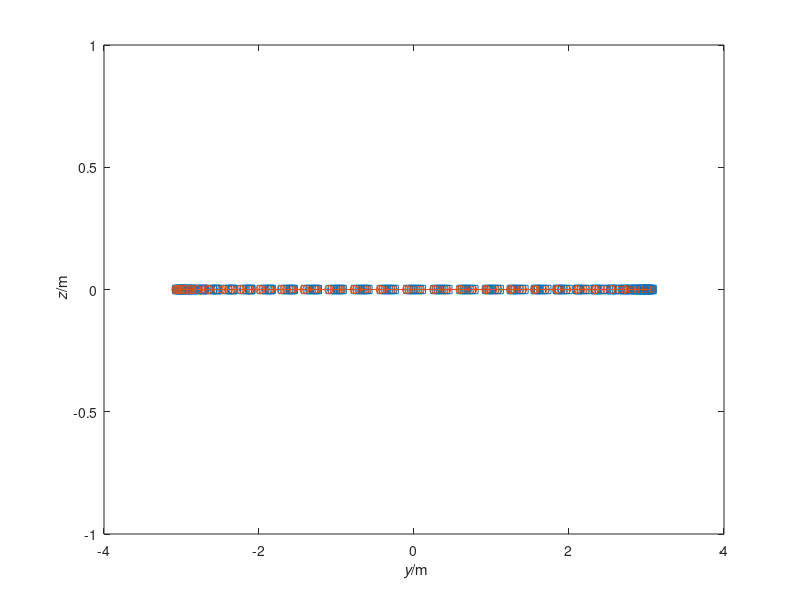

The MATLAB script that drew this image:
%%% hooke_spring.m
%% Simulation of two bodies connected by Hookean spring in 2D
%% SI units used throughout
%% Coordinates (y,z)
%%%% Constants
ma = 2; % mass of object a
mb = 2; % mass of object b
g = 9.80665; % gravitational acceleration
k = 5; % spring constant
%%
Gya = 0; Gza = -ma*g*0; % gravity supply on object a
Gyb = 0; Gzb = -mb*g*0; % gravity supply on object b
%%
t1 = 10; % final time
dt = 0.001; % time step
%%%% STATE: y,z,vy,vz for a and b; initial conditions
t = 0; % initial time
ya = -3; za = 0; % initial position of object a
yb = 3; zb = 0; % initial position of object a
vya = 0; vza = 0; % initial velocity of object a
vyb = 0; vzb = 0; % initial velocity of object b
%% %@
%%%% Plot & saving
%% adjust final time if not multiple of timestep
t1 = t1 + mod(t1-t,dt);
%% Save values of all quantities at some steps during the simulation,
%% for subsequente analysis or plotting
%% (saving at all timesteps could be too costly)
Nsaves = 200; % number of timepoints to save during the simulation
%% Calculate time interval for saving
dsave = (t1-t)/(Nsaves-1);
if abs(dsave) < abs(dt)
  error('time interval between saves is smaller than timestep')
end
%% Initialize vectors to contain saved values
tSave = nan(Nsaves,1); % time
yaSave = nan(Nsaves,1); zaSave = nan(Nsaves,1); % position object a
ybSave = nan(Nsaves,1); zbSave = nan(Nsaves,1); % position object b
vyaSave = nan(Nsaves,1); vzaSave = nan(Nsaves,1); % velocity object a
vybSave = nan(Nsaves,1); vzbSave = nan(Nsaves,1); % velocity object b
%% Save initial values
i = 1; % index that keeps count of savepoints
t0 = t;
tSave(1) = t;
yaSave(1) = ya; zaSave(1) = za;
ybSave(1) = yb; zbSave(1) = zb;
vyaSave(1) = vya; vzaSave(1) = vza;
vybSave(1) = vyb; vzbSave(1) = vzb;
%% Initialize plot
close all;
cols = get(0, 'DefaultAxesColorOrder');
plot(yaSave(1), zaSave(1), 's','Color',cols(1,:)); axis('tight');
plot(ybSave(1), zbSave(1), 'o','Color',cols(2,:));
xlabel('{\it y}/m'); ylabel('{\it z}/m'); hold on;
%% %@
%%%% Numerical time integration
%% loop
while t < t1
  %% We need y,z,vy,vz,Py,Pz,Fy,Fz for a and b (G constant)
  %% we have y,z,vy,vz
  %% find Py,Pz,Fy,Fz using constitutive relations
  Pya = ma*vya; Pza = ma*vza;
  Pyb = mb*vyb; Pzb = mb*vzb;
  %% Hooke's law
  Fyab = -k*(ya-yb);
  Fzab = -k*(za-zb);
  Fyba = -Fyab;
  Fzba = -Fzab;
  %%
  %% Drive forward in time
  %% update momentum
  Pya = Pya + (Fyab + Gya)*dt;
  Pza = Pza + (Fzab + Gza)*dt;
  Pyb = Pyb + (Fyba + Gyb)*dt;
  Pzb = Pzb + (Fzba + Gzb)*dt;
  %% update position
  ya = ya + vya*dt;
  za = za + vza*dt;
  yb = yb + vyb*dt;
  zb = zb + vzb*dt;
  %% update time
  t = t + dt;
  %%
  %% Find new state for next iteration
  %% We need y,z,vy,vz
  %% we have y,z,Py,Pz
  %% find vy,vz using constitutive relations
  vya = Pya/ma;  vza = Pza/ma;
  vyb = Pyb/mb;  vzb = Pzb/mb;
  %% %@
  %% Check whether to save & plot at this step
  if min(abs([0 dsave] - mod(t-t0, dsave))) <= abs(dt)/2
    i = i+1;
    tSave(i) = t;
    yaSave(i) = ya; zaSave(i) = za;
    ybSave(i) = yb; zbSave(i) = zb;
    vyaSave(i) = vya; vzaSave(i) = vza;
    vybSave(i) = vyb; vzbSave(i) = vzb;
    plot(ya, za, 's','Color',cols(1,:));
    plot(yb, zb, 'o','Color',cols(2,:));
    pause(0.001);
  end %@
end %@
%% Plot full trajectory
plot(yaSave,zaSave,'-','Color',cols(1,:));
plot(ybSave,zbSave,'-.','Color',cols(2,:)); %@
